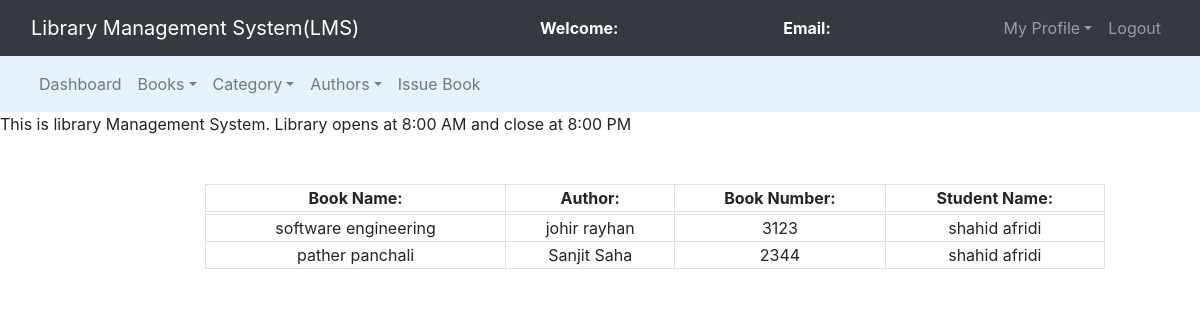
Page /admin/view_issued_book.php on the committed database.
### tables this page shows
CREATE TABLE `issued_books` (
  `s_no` int(11) NOT NULL,
  `book_no` int(11) DEFAULT NULL,
  `book_name` varchar(255) DEFAULT NULL,
  `book_author` varchar(255) DEFAULT NULL,
  `student_id` int(11) DEFAULT NULL,
  `status` int(11) DEFAULT NULL,
  `issue_date` date DEFAULT NULL
);

CREATE TABLE `users` (
  `id` int(11) NOT NULL,
  `name` varchar(255) NOT NULL,
  `email` varchar(255) NOT NULL,
  `password` varchar(255) NOT NULL,
  `mobile` varchar(255) NOT NULL,
  `address` varchar(255) NOT NULL
);

### admin/view_issued_book.php (the view, shortened to what this page needs)
<?php
	$connection = mysqli_connect("localhost","root","");
	$query = "select issued_books.book_name, issued_books.book_author, issued_books.book_no, users.name from issued_books left join users on issued_books.student_id = users.id";
?>
<!DOCTYPE html>
<html>
<head>
	<link rel="stylesheet" type="text/css" href="../bootstrap-4.4.1/css/bootstrap.min.css">
</head>
<body>
	<nav class="navbar navbar-expand-lg navbar-dark bg-dark">
		<div class="container-fluid">
			<div class="navbar-header">
				<a class="navbar-brand" href="user_dashboard.php">Library Management System(LMS)</a>
			</div>
			<font style="color: white"><span><strong>Welcome: <?php echo $_SESSION['name']; ?></strong></span></font>
			<font style="color: white"><span><strong>Email: <?php echo $_SESSION['email']; ?></strong></span></font>
			<ul class="nav navbar-nav navbar-right">
				<li class="nav-item dropdown">
					<a class="nav-link dropdown-toggle" data-toggle="dropdown">My Profile</a>
				</li>
				<li class="nav-item"><a class="nav-link" href="logout.php">Logout</a></li>
			</ul>
		</div>
	</nav>
	<nav class="navbar navbar-expand-lg navbar-light" style="background-color: #e3f2fd">
		<div class="container-fluid">
			<ul class="nav navbar-nav navbar-center">
				<li class="nav-item">
					<a href="admin_dashboard.php" class="nav-link">Dashboard</a>
				</li>
				<li class="nav-item dropdown">
					<a href="" class="nav-link dropdown-toggle" data-toggle="dropdown">Books</a>
				</li>
				<li class="nav-item dropdown">
					<a href="" class="nav-link dropdown-toggle" data-toggle="dropdown">Category</a>
				</li>
				<li class="nav-item dropdown">
					<a href="" class="nav-link dropdown-toggle" data-toggle="dropdown">Authors</a>
				</li>
				<li class="nav-item">
					<a href="" class="nav-link">Issue Book</a>
				</li>
			</ul>
		</div>
	</nav>
	<span><marquee>This is library Management System. Library opens at 8:00 AM and close at 8:00 PM</marquee></span><br><br>
	<div class="row">
		<div class="col-md-2"></div>
		<div class="col-md-8">
			<form>
				<table class="table-bordered" width="900px" style="text-align: center;">
					<tr>
						<th>Book Name:</th>
						<th>Author:</th>
						<th>Book Number:</th>
						<th>Student Name:</th>
					</tr>
					<?php
						$query_run = mysqli_query($connection,$query);
						while($row = mysqli_fetch_assoc($query_run)){
							$book_name = $row['book_name'];
							$book_author = $row['book_author'];
							$book_no = $row['book_no'];
							$student_name = $row['name'];
							?>
							<tr>
								<td><?php echo $book_name; ?></td>
								<td><?php echo $book_author; ?></td>
								<td><?php echo $book_no; ?></td>
								<td><?php echo $student_name; ?></td>
							</tr>
							<?php
						}
					?>
				</table>
			</form>
		</div>
		<div class="col-md-2"></div>
	</div>
</body>
</html>

### rows in the picture
issued_books: book_name "software engineering", book_author "johir rayhan", book_no "3123", users.name "shahid afridi"
issued_books: book_name "pather panchali", book_author "Sanjit Saha", book_no "2344", users.name "shahid afridi"
